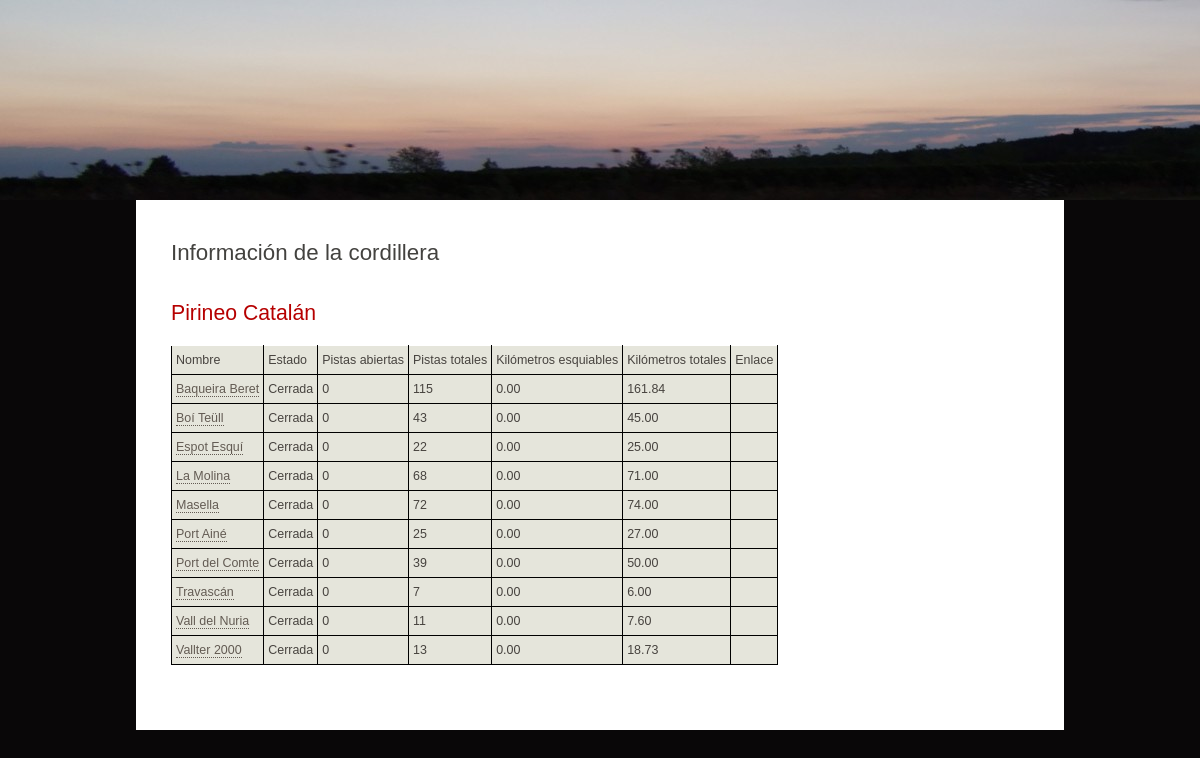
Page /cordillera/1/ on the committed database.
### appIW/models.py (models this page shows, shortened)
class Cordillera(models.Model):
    nombre = models.CharField(max_length=50)

class Estacion(models.Model):
    cordillera = models.ForeignKey(Cordillera, on_delete=models.CASCADE)
    nombre = models.CharField(max_length=50)
    abierta = models.BooleanField()
    nPistas = models.IntegerField()
    nPistasTotales = models.IntegerField()
    nKilometros = models.DecimalField(decimal_places=2, max_digits=6)
    nKilometrosTotales = models.DecimalField(decimal_places=2, max_digits=6)
    enlacePagina = models.CharField(max_length=200)

### appIW/views.py (the view)
# urls.py: path('cordillera/<int:cordillera_id>/', views.cordillera, name='cordillera'),
def cordillera(request, cordillera_id):
    cordillera = get_object_or_404(Cordillera, pk=cordillera_id)
    estaciones = cordillera.estacion_set.all()
    context = {'cordillera': cordillera, 'estaciones': estaciones}
    return render(request, 'appIW/cordillera.html', context)

### appIW/templates/appIW/cordillera.html (shortened to what this page needs)
{% load static %}
<!DOCTYPE HTML>
<html lang="en">
<head>
    <link rel="stylesheet" type="text/css" href="{% static '/style/style.css' %}"/>
</head>
<body>
    <div id="main">
        <div id="header">
            <div id ="logo"></div>
        </div>
        <div id="site_content">
        <div id="content">
            {% block contenido %}
                <h1>Información de la cordillera</h1>
                    {% if cordillera %}
                 <h2>{{cordillera.nombre}}</h2>
            <table>
                <tr>
                    <td>Nombre</td>
                    <td>Estado</td>
                    <td>Pistas abiertas</td>
                    <td>Pistas totales</td>
                    <td>Kilómetros esquiables</td>
                    <td>Kilómetros totales</td>
                    <td>Enlace</td>
                </tr>
                {% for e in estaciones %}
                <tr>
                    <td><a href="/estacion/{{e.id}}">{{e.nombre}}</a></td>
                    <td>{% if e.abierta == true %}
                        Abierta
                        {% else %}
                        Cerrada
                        {% endif %}
                    </td>
                    <td>{{e.nPistas}}</td>
                    <td>{{e.nPistasTotales}}</td>
                    <td>{{e.nKilometros}}</td>
                    <td>{{e.nKilometrosTotales}}</td>
                    <td>{{e.enlace}}</td>
                </tr>
                {% endfor %}
            </table>
            {% else %}
            <p>No existe esta cordillera</p>
            {% endif %}
            {% endblock %}
        </div>
    </div>
    </div>
</body>
</html>

### appIW/static/style/style.css (style rules this page uses)
html { height: 100%; }
body { font-family: "lucida sans", arial, sans-serif; padding: 0px; margin: 0px; font-size: .78em; background: #090708; color: #5D5D5D; }
h1, h2, h3, h4, h5, h6 { font: normal 179% 'century gothic', arial, sans-serif; color: #43423F; margin: 0 0 15px 0; padding: 15px 0 5px 0; }
h2 { font: normal 170% 'century gothic', arial, sans-serif; color: #B60000; }
a, a:hover { border-bottom: 1px dotted; color: #635B53; text-decoration: none; }
a { outline: none; }
#main, #logo, #menubar, #site_content, #footer { margin-left: auto; margin-right: auto; }
#main { padding-bottom: 40px; }
#header { background: transparent url(logo.jpg) no-repeat; }
#logo { width: 860px; position: relative; height: 200px; }
#site_content { width: 858px; overflow: hidden; margin: 0 auto 0 auto; padding: 10px 20px 20px 20px; background: #FFF; border: 15px solid #FFF; }
#content { text-align: left; width: 613px; padding: 0; }
table { margin: 10px 0 30px 0; border-collapse: collapse; }
table tr th, table tr td { background: #3B3B3B; color: #FFF; padding: 7px 4px; text-align: left; }
table tr td { background: #E5E5DB; border: 1px solid black; color: #47433F; border-top: 1px solid #FFF; }

### rows in the picture
Cordillera: nombre "Pirineo Catalán"
Estacion: nombre "Baqueira Beret", abierta "Cerrada", nPistas "0", nPistasTotales "115", nKilometros "0.00", nKilometrosTotales "161.84"
Estacion: nombre "Boí Teüll", abierta "Cerrada", nPistas "0", nPistasTotales "43", nKilometros "0.00", nKilometrosTotales "45.00"
Estacion: nombre "Espot Esquí", abierta "Cerrada", nPistas "0", nPistasTotales "22", nKilometros "0.00", nKilometrosTotales "25.00"
Estacion: nombre "La Molina", abierta "Cerrada", nPistas "0", nPistasTotales "68", nKilometros "0.00", nKilometrosTotales "71.00"
Estacion: nombre "Masella", abierta "Cerrada", nPistas "0", nPistasTotales "72", nKilometros "0.00", nKilometrosTotales "74.00"
Estacion: nombre "Port Ainé", abierta "Cerrada", nPistas "0", nPistasTotales "25", nKilometros "0.00", nKilometrosTotales "27.00"
Estacion: nombre "Port del Comte", abierta "Cerrada", nPistas "0", nPistasTotales "39", nKilometros "0.00", nKilometrosTotales "50.00"
Estacion: nombre "Travascán", abierta "Cerrada", nPistas "0", nPistasTotales "7", nKilometros "0.00", nKilometrosTotales "6.00"
Estacion: nombre "Vall del Nuria", abierta "Cerrada", nPistas "0", nPistasTotales "11", nKilometros "0.00", nKilometrosTotales "7.60"
Estacion: nombre "Vallter 2000", abierta "Cerrada", nPistas "0", nPistasTotales "13", nKilometros "0.00", nKilometrosTotales "18.73"
